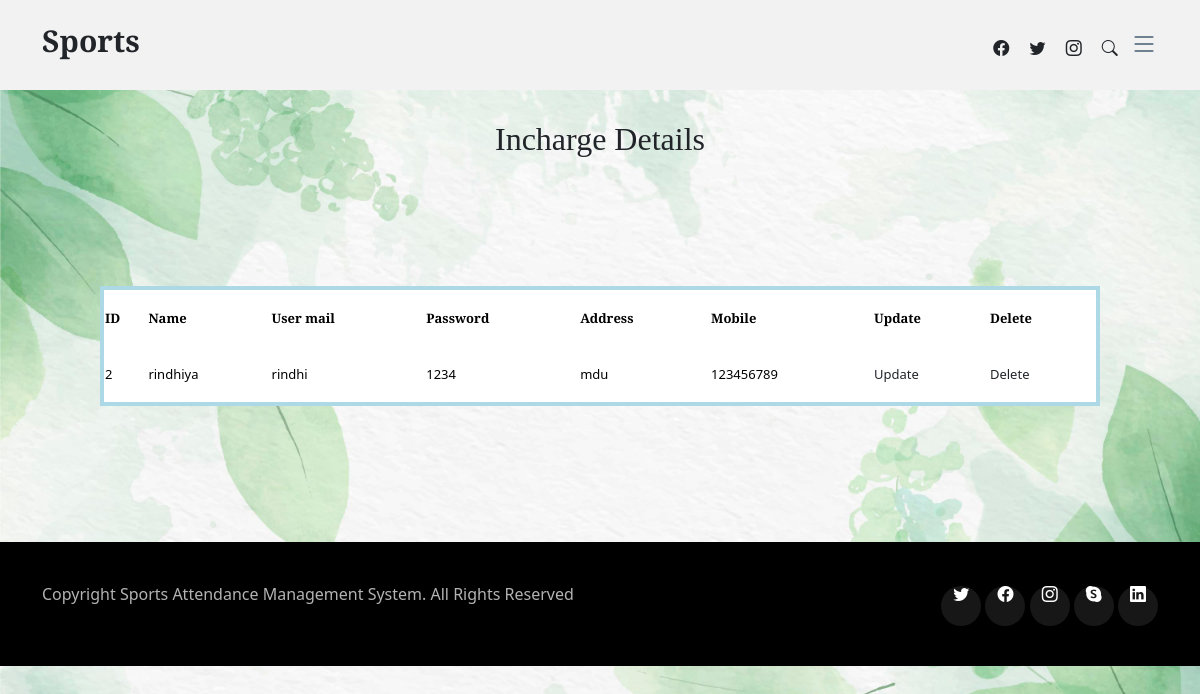
The page /viewincharge.php on the database its author committed.
### tables this page shows
CREATE TABLE IF NOT EXISTS `sprtsin` (
  `id` int(50) NOT NULL AUTO_INCREMENT,
  `name` varchar(50) NOT NULL,
  `usermail` varchar(50) NOT NULL,
  `password` varchar(50) NOT NULL,
  `address` varchar(50) NOT NULL,
  `mobile` varchar(50) NOT NULL,
  PRIMARY KEY (`id`)
);

### viewincharge.php (the view, shortened to what this page needs)
<?php
include('adminheader.php');
include('style.php');
?>
<form  method="post">
      <div >
<br>
<br>
<br>
<br>
<br>
             <h2 align="center">Incharge Details</h2>
	<table border="2" cellspacing="6" class="displaycontent"  width="1000" height="120" style="border:4px solid lightblue;" align="center">
	<tr>
			<th bgcolor=white><font color=black size=2>ID</font></th>
			<th bgcolor=white><font color=black size=2>Name</font></th>
		    <th bgcolor=white><font color=black size=2>User mail</font></th>
			<th bgcolor=white><font color=black size=2>Password</font></th>
			<th bgcolor=white><font color=black size=2>Address</font></th>
			<th bgcolor=white><font color=black size=2>Mobile</font></th>
             <th bgcolor=white><font color=black size=2>Update</font></th>
			<th bgcolor=white><font color=black size=2>Delete</font></th>
	</tr>
	<br><br>
<br>
<br>
<br>
	<?php
	$query = "select * from sprtsin";
	$result = mysql_query($query) or die(mysql_error());
	while($row = mysql_fetch_assoc($result))
		{
 ?>
	<tr>
		<td bgcolor=white><font color=black size=2><?php echo $row['id']; ?></font></td>
		<td bgcolor=white><font color=black size=2><?php echo $row['name']; ?></font></td>
		<td bgcolor=white><font color=black size=2><?php echo $row['usermail']; ?></font></td>
	    <td bgcolor=white><font color=black size=2><?php echo $row['password']; ?></font></td>
		<td bgcolor=white><font color=black size=2><?php echo $row['address']; ?></font></td>
		<td bgcolor=white><font color=black size=2><?php echo $row['mobile']; ?></font></td>
        <td bgcolor=white><font color=black size=2><a href="inchrgeupdate.php?select=<?php echo $row['id'];?>">Update</a></font></td>
		<td bgcolor=white><font color=black size=2><a href="?delete=<?php echo $row['id'];?>">Delete</a></font></td>
	</tr>
	<?php }  ?>
	</table>
</div>
</form>
<br>
<br>
<br>
<br>
<br>
<?php
include('footer.php');
?>

### assets/css/main.css (style rules this page uses)
body { color: rgba(var(--color-primary-rgb), 1); }
a { color: var(--color-links); text-decoration: none; }
h1, h2, h3, h4, h5, h6 { font-family: var(--font-primary); }

### viewincharge.php (style rules this page uses)
body { background-image: url('image.jpg'); background-repeat: no-repeat; background-attachment: fixed; background-size: 100% 100%; }

### rows shown on the page
sprtsin: id "2", name "rindhiya", usermail "rindhi", password "1234", address "mdu", mobile "123456789"
